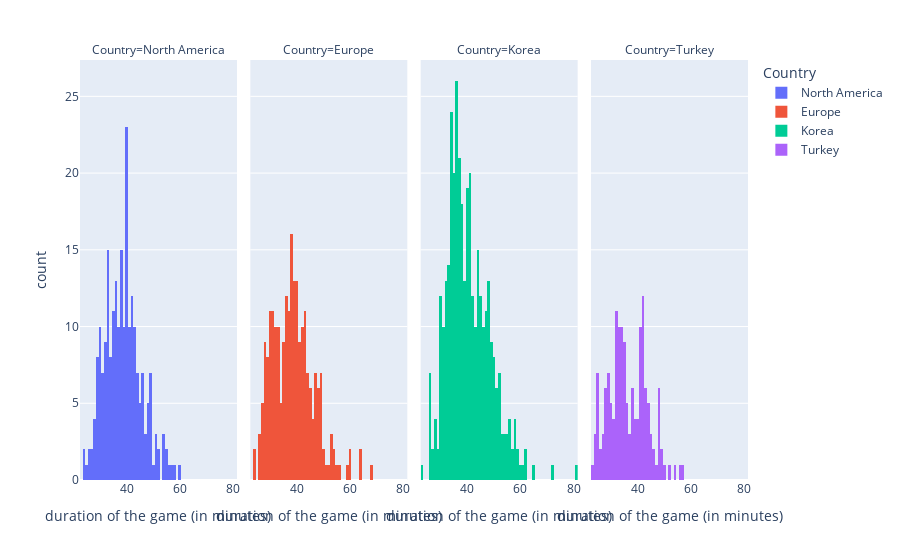

The notebook cell saved with this chart:
### Code cell
px.histogram(df_length[df_length['Year']==2015], 
                            x=['gamelength'],
                            facet_col="Country", 
                            color = "Country", 
                            labels = {'value':'duration of the game (in minutes)'})

### Figure 1 — Plotly figure (JSON) as saved in the notebook; plotly's stock layout.template omitted (floating-point values rounded to 4 significant figures; data arrays with more than 128 entries replaced by an {"elided": "..."} marker saying what was removed)
{"data": [{"alignmentgroup": "True", "bingroup": "x", "hovertemplate": "Country=North America<br>duration of the game (in minutes)=%{x}<br>count=%{y}<extra></extra>", "legendgroup": "North America", "marker": {"color": "#636efa", "pattern": {"shape": ""}}, "name": "North America", "offsetgroup": "North America", "orientation": "v", "showlegend": true, "type": "histogram", "x": {"elided": "231 int values"}, "xaxis": "x", "yaxis": "y"}, {"alignmentgroup": "True", "bingroup": "x", "hovertemplate": "Country=Europe<br>duration of the game (in minutes)=%{x}<br>count=%{y}<extra></extra>", "legendgroup": "Europe", "marker": {"color": "#EF553B", "pattern": {"shape": ""}}, "name": "Europe", "offsetgroup": "Europe", "orientation": "v", "showlegend": true, "type": "histogram", "x": {"elided": "232 int values"}, "xaxis": "x2", "yaxis": "y2"}, {"alignmentgroup": "True", "bingroup": "x", "hovertemplate": "Country=Korea<br>duration of the game (in minutes)=%{x}<br>count=%{y}<extra></extra>", "legendgroup": "Korea", "marker": {"color": "#00cc96", "pattern": {"shape": ""}}, "name": "Korea", "offsetgroup": "Korea", "orientation": "v", "showlegend": true, "type": "histogram", "x": {"elided": "367 int values"}, "xaxis": "x3", "yaxis": "y3"}, {"alignmentgroup": "True", "bingroup": "x", "hovertemplate": "Country=Turkey<br>duration of the game (in minutes)=%{x}<br>count=%{y}<extra></extra>", "legendgroup": "Turkey", "marker": {"color": "#ab63fa", "pattern": {"shape": ""}}, "name": "Turkey", "offsetgroup": "Turkey", "orientation": "v", "showlegend": true, "type": "histogram", "x": {"elided": "152 int values"}, "xaxis": "x4", "yaxis": "y4"}], "layout": {"annotations": [{"font": {}, "showarrow": false, "text": "Country=North America", "x": 0.1175, "xanchor": "center", "xref": "paper", "y": 1, "yanchor": "bottom", "yref": "paper"}, {"font": {}, "showarrow": false, "text": "Country=Europe", "x": 0.3725, "xanchor": "center", "xref": "paper", "y": 1, "yanchor": "bottom", "yref": "paper"}, {"font": {}, "showarrow": false, "text": "Country=Korea", "x": 0.6275, "xanchor": "center", "xref": "paper", "y": 1, "yanchor": "bottom", "yref": "paper"}, {"font": {}, "showarrow": false, "text": "Country=Turkey", "x": 0.8825, "xanchor": "center", "xref": "paper", "y": 1, "yanchor": "bottom", "yref": "paper"}], "barmode": "relative", "legend": {"title": {"text": "Country"}, "tracegroupgap": 0}, "margin": {"t": 60}, "xaxis": {"anchor": "y", "domain": [0, 0.235], "title": {"text": "duration of the game (in minutes)"}}, "xaxis2": {"anchor": "y2", "domain": [0.255, 0.49], "matches": "x", "title": {"text": "duration of the game (in minutes)"}}, "xaxis3": {"anchor": "y3", "domain": [0.51, 0.745], "matches": "x", "title": {"text": "duration of the game (in minutes)"}}, "xaxis4": {"anchor": "y4", "domain": [0.765, 1.0], "matches": "x", "title": {"text": "duration of the game (in minutes)"}}, "yaxis": {"anchor": "x", "domain": [0, 1], "title": {"text": "count"}}, "yaxis2": {"anchor": "x2", "domain": [0, 1], "matches": "y", "showticklabels": false}, "yaxis3": {"anchor": "x3", "domain": [0, 1], "matches": "y", "showticklabels": false}, "yaxis4": {"anchor": "x4", "domain": [0, 1], "matches": "y", "showticklabels": false}}}
